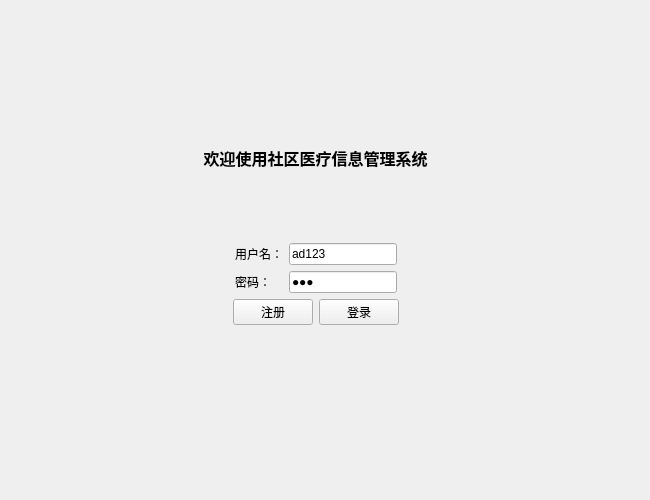
<?xml version="1.0" encoding="UTF-8"?>
<ui version="4.0">
 <class>LoginView</class>
 <widget class="QWidget" name="LoginView">
  <property name="geometry">
   <rect>
    <x>0</x>
    <y>0</y>
    <width>650</width>
    <height>500</height>
   </rect>
  </property>
  <property name="sizePolicy">
   <sizepolicy hsizetype="Fixed" vsizetype="Fixed">
    <horstretch>0</horstretch>
    <verstretch>0</verstretch>
   </sizepolicy>
  </property>
  <property name="windowTitle">
   <string>登录</string>
  </property>
  <widget class="QWidget" name="layoutWidget">
   <property name="geometry">
    <rect>
     <x>140</x>
     <y>80</y>
     <width>351</width>
     <height>311</height>
    </rect>
   </property>
   <layout class="QVBoxLayout" name="verticalLayout">
    <item>
     <spacer name="verticalSpacer">
      <property name="orientation">
       <enum>Qt::Orientation::Vertical</enum>
      </property>
      <property name="sizeHint" stdset="0">
       <size>
        <width>20</width>
        <height>40</height>
       </size>
      </property>
     </spacer>
    </item>
    <item>
     <widget class="QLabel" name="label">
      <property name="layoutDirection">
       <enum>Qt::LayoutDirection::LeftToRight</enum>
      </property>
      <property name="text">
       <string>&lt;html&gt;&lt;head/&gt;&lt;body&gt;&lt;p&gt;&lt;span style=&quot; font-size:12pt; font-weight:700;&quot;&gt;欢迎使用社区医疗信息管理系统&lt;/span&gt;&lt;span style=&quot; font-family:'MicrosoftYaHei'; font-size:12pt; font-weight:700; color:#333333;&quot;&gt;&lt;/span&gt;&lt;/p&gt;&lt;/body&gt;&lt;/html&gt;</string>
      </property>
      <property name="alignment">
       <set>Qt::AlignmentFlag::AlignCenter</set>
      </property>
     </widget>
    </item>
    <item>
     <spacer name="verticalSpacer_2">
      <property name="orientation">
       <enum>Qt::Orientation::Vertical</enum>
      </property>
      <property name="sizeHint" stdset="0">
       <size>
        <width>20</width>
        <height>20</height>
       </size>
      </property>
     </spacer>
    </item>
    <item>
     <layout class="QHBoxLayout" name="horizontalLayout_2">
      <item>
       <spacer name="horizontalSpacer">
        <property name="orientation">
         <enum>Qt::Orientation::Horizontal</enum>
        </property>
        <property name="sizeHint" stdset="0">
         <size>
          <width>40</width>
          <height>20</height>
         </size>
        </property>
       </spacer>
      </item>
      <item>
       <layout class="QFormLayout" name="formLayout">
        <item row="0" column="0">
         <widget class="QLabel" name="label_2">
          <property name="text">
           <string>用户名：</string>
          </property>
         </widget>
        </item>
        <item row="0" column="1">
         <widget class="QLineEdit" name="InputName">
          <property name="text">
           <string>ad123</string>
          </property>
         </widget>
        </item>
        <item row="1" column="0">
         <widget class="QLabel" name="label_3">
          <property name="text">
           <string>密码：</string>
          </property>
         </widget>
        </item>
        <item row="1" column="1">
         <widget class="QLineEdit" name="InputPassword">
          <property name="text">
           <string>123</string>
          </property>
          <property name="echoMode">
           <enum>QLineEdit::EchoMode::Password</enum>
          </property>
         </widget>
        </item>
       </layout>
      </item>
      <item>
       <spacer name="horizontalSpacer_2">
        <property name="orientation">
         <enum>Qt::Orientation::Horizontal</enum>
        </property>
        <property name="sizeHint" stdset="0">
         <size>
          <width>40</width>
          <height>20</height>
         </size>
        </property>
       </spacer>
      </item>
     </layout>
    </item>
    <item>
     <layout class="QHBoxLayout" name="horizontalLayout_3">
      <item>
       <spacer name="horizontalSpacer_3">
        <property name="orientation">
         <enum>Qt::Orientation::Horizontal</enum>
        </property>
        <property name="sizeHint" stdset="0">
         <size>
          <width>40</width>
          <height>20</height>
         </size>
        </property>
       </spacer>
      </item>
      <item>
       <layout class="QHBoxLayout" name="horizontalLayout">
        <item>
         <widget class="QPushButton" name="btnSignUp">
          <property name="text">
           <string>注册</string>
          </property>
         </widget>
        </item>
        <item>
         <widget class="QPushButton" name="btnSignIn">
          <property name="text">
           <string>登录</string>
          </property>
         </widget>
        </item>
       </layout>
      </item>
      <item>
       <spacer name="horizontalSpacer_4">
        <property name="orientation">
         <enum>Qt::Orientation::Horizontal</enum>
        </property>
        <property name="sizeHint" stdset="0">
         <size>
          <width>40</width>
          <height>20</height>
         </size>
        </property>
       </spacer>
      </item>
     </layout>
    </item>
    <item>
     <spacer name="verticalSpacer_4">
      <property name="orientation">
       <enum>Qt::Orientation::Vertical</enum>
      </property>
      <property name="sizeHint" stdset="0">
       <size>
        <width>20</width>
        <height>40</height>
       </size>
      </property>
     </spacer>
    </item>
   </layout>
  </widget>
 </widget>
 <resources/>
 <connections/>
</ui>
